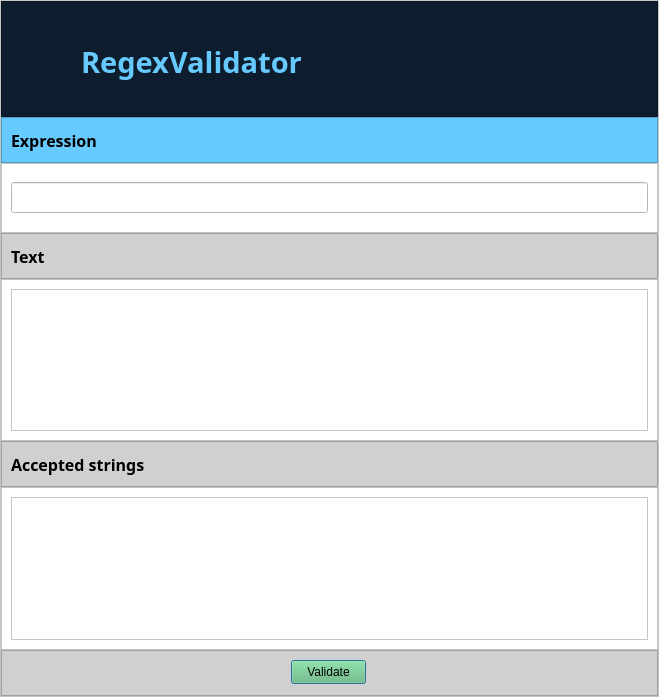
<?xml version="1.0" encoding="UTF-8"?>
<ui version="4.0">
 <class>Dialog</class>
 <widget class="QDialog" name="Dialog">
  <property name="geometry">
   <rect>
    <x>0</x>
    <y>0</y>
    <width>659</width>
    <height>697</height>
   </rect>
  </property>
  <property name="windowTitle">
   <string>Dialog</string>
  </property>
  <layout class="QVBoxLayout" name="verticalLayout">
   <property name="spacing">
    <number>0</number>
   </property>
   <property name="leftMargin">
    <number>0</number>
   </property>
   <property name="topMargin">
    <number>0</number>
   </property>
   <property name="rightMargin">
    <number>0</number>
   </property>
   <property name="bottomMargin">
    <number>0</number>
   </property>
   <item>
    <widget class="QFrame" name="frame">
     <property name="styleSheet">
      <string notr="true">background-color: rgb(255, 255, 255);</string>
     </property>
     <property name="frameShape">
      <enum>QFrame::StyledPanel</enum>
     </property>
     <property name="frameShadow">
      <enum>QFrame::Raised</enum>
     </property>
     <layout class="QVBoxLayout" name="verticalLayout_2" stretch="5,2,3,2,7,2,7,2">
      <property name="spacing">
       <number>0</number>
      </property>
      <property name="leftMargin">
       <number>0</number>
      </property>
      <property name="topMargin">
       <number>0</number>
      </property>
      <property name="rightMargin">
       <number>0</number>
      </property>
      <property name="bottomMargin">
       <number>0</number>
      </property>
      <item>
       <widget class="QFrame" name="frameSuperior">
        <property name="enabled">
         <bool>true</bool>
        </property>
        <property name="styleSheet">
         <string notr="true">background-color: rgb(14, 29, 45);</string>
        </property>
        <property name="frameShape">
         <enum>QFrame::StyledPanel</enum>
        </property>
        <property name="frameShadow">
         <enum>QFrame::Raised</enum>
        </property>
        <widget class="QLabel" name="label_2">
         <property name="geometry">
          <rect>
           <x>10</x>
           <y>30</y>
           <width>61</width>
           <height>61</height>
          </rect>
         </property>
         <property name="text">
          <string/>
         </property>
         <property name="pixmap">
          <pixmap>../../../../../Downloads/f644e813-ff4f-41c0-af52-30cba1aa0d7c.001.png</pixmap>
         </property>
         <property name="scaledContents">
          <bool>true</bool>
         </property>
        </widget>
        <widget class="QLabel" name="label_3">
         <property name="geometry">
          <rect>
           <x>80</x>
           <y>40</y>
           <width>251</width>
           <height>41</height>
          </rect>
         </property>
         <property name="font">
          <font>
           <family>Segoe UI Black</family>
           <pointsize>22</pointsize>
           <bold>true</bold>
          </font>
         </property>
         <property name="styleSheet">
          <string notr="true">color: rgb(103, 202, 255);</string>
         </property>
         <property name="text">
          <string>RegexValidator</string>
         </property>
        </widget>
       </widget>
      </item>
      <item>
       <widget class="QFrame" name="frame_2">
        <property name="styleSheet">
         <string notr="true">background-color: rgb(103, 202, 255);</string>
        </property>
        <property name="frameShape">
         <enum>QFrame::StyledPanel</enum>
        </property>
        <property name="frameShadow">
         <enum>QFrame::Raised</enum>
        </property>
        <layout class="QVBoxLayout" name="verticalLayout_3">
         <item>
          <widget class="QLabel" name="label_4">
           <property name="font">
            <font>
             <family>Segoe UI Black</family>
             <pointsize>12</pointsize>
             <bold>true</bold>
            </font>
           </property>
           <property name="text">
            <string>Expression</string>
           </property>
          </widget>
         </item>
        </layout>
       </widget>
      </item>
      <item>
       <widget class="QFrame" name="frame_3">
        <property name="styleSheet">
         <string notr="true">background-color: rgb(255, 255, 255);</string>
        </property>
        <property name="frameShape">
         <enum>QFrame::StyledPanel</enum>
        </property>
        <property name="frameShadow">
         <enum>QFrame::Raised</enum>
        </property>
        <layout class="QVBoxLayout" name="verticalLayout_5">
         <item>
          <widget class="QLineEdit" name="lineEditER">
           <property name="font">
            <font>
             <pointsize>14</pointsize>
            </font>
           </property>
          </widget>
         </item>
        </layout>
       </widget>
      </item>
      <item>
       <widget class="QFrame" name="frame_4">
        <property name="styleSheet">
         <string notr="true">background-color: rgb(208, 208, 208);</string>
        </property>
        <property name="frameShape">
         <enum>QFrame::StyledPanel</enum>
        </property>
        <property name="frameShadow">
         <enum>QFrame::Raised</enum>
        </property>
        <layout class="QVBoxLayout" name="verticalLayout_4">
         <item>
          <widget class="QLabel" name="label">
           <property name="font">
            <font>
             <family>Segoe UI Black</family>
             <pointsize>12</pointsize>
             <bold>true</bold>
            </font>
           </property>
           <property name="text">
            <string>Text</string>
           </property>
          </widget>
         </item>
        </layout>
       </widget>
      </item>
      <item>
       <widget class="QFrame" name="frame_5">
        <property name="styleSheet">
         <string notr="true">background-color: rgb(255, 255, 255);</string>
        </property>
        <property name="frameShape">
         <enum>QFrame::StyledPanel</enum>
        </property>
        <property name="frameShadow">
         <enum>QFrame::Raised</enum>
        </property>
        <layout class="QGridLayout" name="gridLayout">
         <item row="0" column="0">
          <widget class="QPlainTextEdit" name="plainTextEditInputStrings"/>
         </item>
        </layout>
       </widget>
      </item>
      <item>
       <widget class="QFrame" name="frame_7">
        <property name="styleSheet">
         <string notr="true">background-color: rgb(208, 208, 208);</string>
        </property>
        <property name="frameShape">
         <enum>QFrame::StyledPanel</enum>
        </property>
        <property name="frameShadow">
         <enum>QFrame::Raised</enum>
        </property>
        <layout class="QVBoxLayout" name="verticalLayout_6">
         <item>
          <widget class="QLabel" name="label_5">
           <property name="font">
            <font>
             <family>Segoe UI Black</family>
             <pointsize>12</pointsize>
             <bold>true</bold>
            </font>
           </property>
           <property name="text">
            <string>Accepted strings</string>
           </property>
          </widget>
         </item>
        </layout>
       </widget>
      </item>
      <item>
       <widget class="QFrame" name="frame_8">
        <property name="styleSheet">
         <string notr="true">background-color: rgb(255, 255, 255);</string>
        </property>
        <property name="frameShape">
         <enum>QFrame::StyledPanel</enum>
        </property>
        <property name="frameShadow">
         <enum>QFrame::Raised</enum>
        </property>
        <layout class="QGridLayout" name="gridLayout_2">
         <item row="0" column="0">
          <widget class="QPlainTextEdit" name="plainTextEditAcceptedStrings">
           <property name="enabled">
            <bool>false</bool>
           </property>
          </widget>
         </item>
        </layout>
       </widget>
      </item>
      <item>
       <widget class="QFrame" name="frame_6">
        <property name="styleSheet">
         <string notr="true">background-color: rgb(208, 208, 208);</string>
        </property>
        <property name="frameShape">
         <enum>QFrame::StyledPanel</enum>
        </property>
        <property name="frameShadow">
         <enum>QFrame::Raised</enum>
        </property>
        <widget class="QPushButton" name="pushButtonValidate">
         <property name="geometry">
          <rect>
           <x>290</x>
           <y>10</y>
           <width>75</width>
           <height>24</height>
          </rect>
         </property>
         <property name="styleSheet">
          <string notr="true">background-color: rgb(103, 188, 117);</string>
         </property>
         <property name="text">
          <string>Validate</string>
         </property>
        </widget>
       </widget>
      </item>
     </layout>
    </widget>
   </item>
  </layout>
 </widget>
 <resources/>
 <connections/>
</ui>
